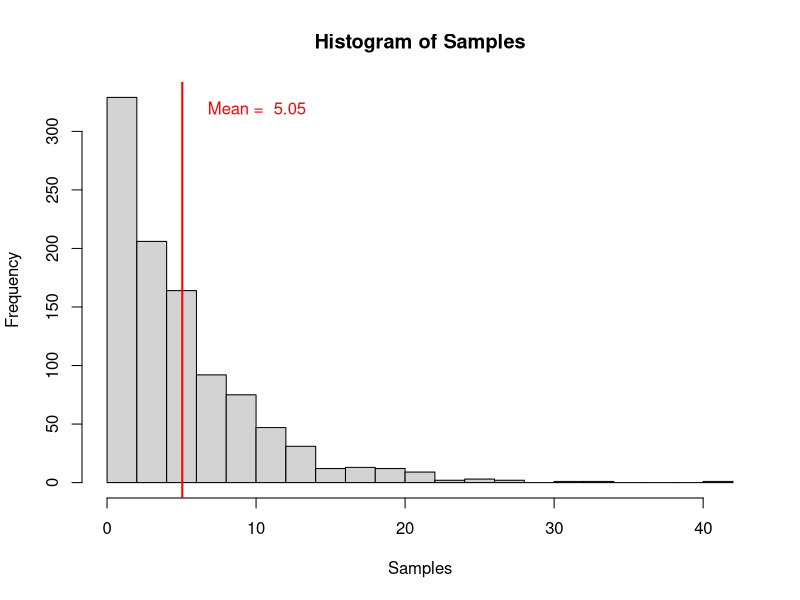
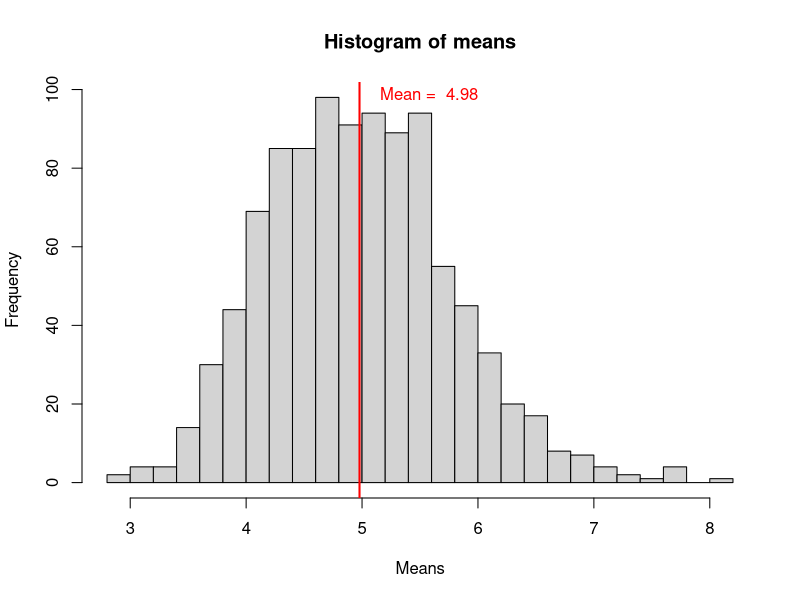
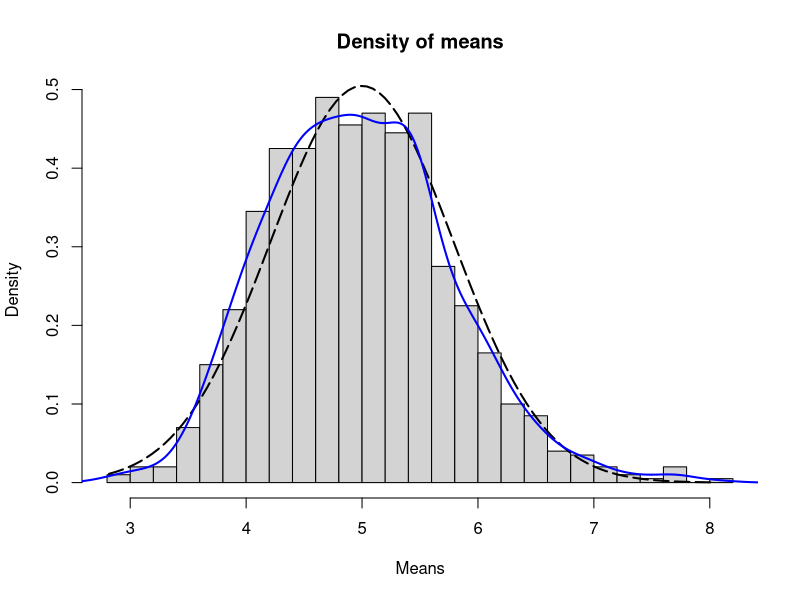
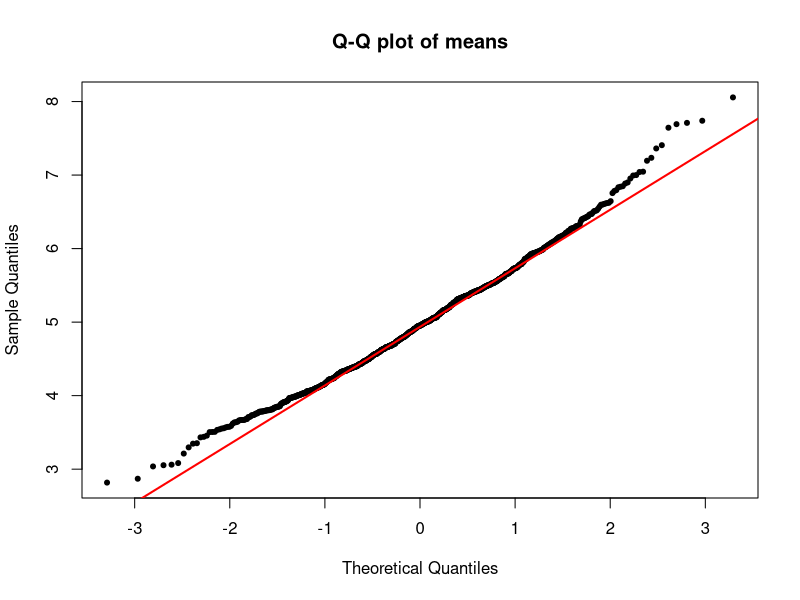

The R source for these figures, in order:
## ---- chunk 1
knitr::opts_chunk$set(echo = TRUE, cache = TRUE)
options(scipen = 999)
## ---- chunk 2
# Assign the variables
set.seed(2017)
n = 40
lambda = 0.2
mns = NULL

# Simulate 1000 samples of an exponential distribution with lambda
samples <- rexp(1000, lambda)

# Simulate 1000 times the average of 40 samples from an exponential distribution with lambda
for(i in 1:1000){
        mns = c(mns, mean(rexp(n, lambda)))
}
## ---- chunk 3
# Calculate the means of the 2 distributions
mean_samples <- mean(samples)
mean_mns <- mean(mns)

hist(samples, breaks = 20, main = "Histogram of Samples", xlab = "Samples")
abline(v = mean(samples), col = "red", lwd = "2")
text(mean(samples) + 5, 320, paste("Mean = ", round(mean(samples),2)), col = "red")

hist(mns, breaks = 20, main = "Histogram of means", xlab = "Means")
abline(v = mean(mns), col = "red", lwd = "2")
text(mean(mns) + 0.6, 99, paste("Mean = ", round(mean(mns),2)), col = "red")

## ---- chunk 4
var_samples <- var(samples)
var_mns <- var(mns)
## ---- chunk 5
# generate a sequence of lenght 100
xfit <- seq(min(mns), max(mns), length=100)

# generate a normal distribution of this sequence
yfit <- dnorm(xfit, mean=1/lambda, sd=(1/lambda/sqrt(n)))

# Make a histogram of the means distribution and compare the fit to the normal distribution
hist(mns, breaks=20, prob = TRUE , xlab = "Means", main = "Density of means", ylab = "Density")
lines(xfit, yfit, col = "black", lty = 5, lwd = "2")
lines(density(mns), col = "blue", lwd = "2")

# Generate a qq plot
qqnorm(mns, pch = 20, main = "Q-Q plot of means")
qqline(mns, col = "red", lwd = "2")
